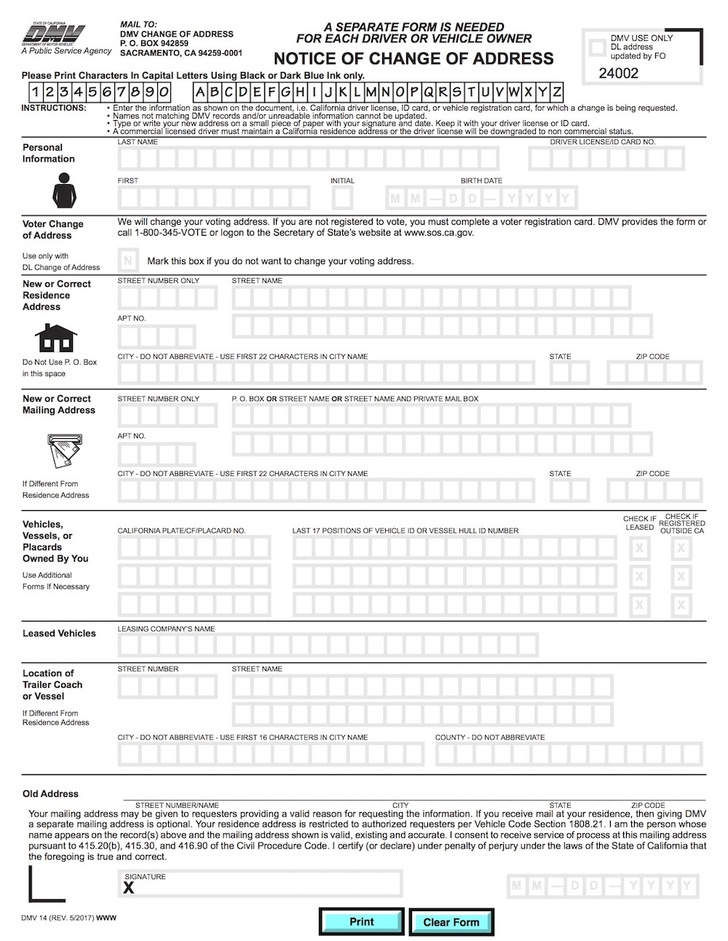
#> input picture Exercises #3/Image Alignment/images/form.jpg, 728 x 941 px, shrunk from 1000 x 1293 before the run
$ jupyter execute Image_Alignment.ipynb
#> lines starting #> are read from the running program, lines starting #| are printed output that depends on the picture
# Document Alignment
### Complete # TODO

[cell 1]
import os
import cv2
import numpy as np
import matplotlib.pyplot as plt

## Step 1: Read Tempalate and Scanned Image

[cell 2]
refFilename = os.path.join("images", "form.jpg")

im1 = cv2.imread(refFilename, cv2.IMREAD_COLOR)
#> im1 is the input picture: shape (941, 728, 3); mean B, G, R 237.2, 237.3, 237

im1 = cv2.cvtColor(im1, cv2.COLOR_BGR2RGB)

imFilename = os.path.join("images", "scanned-form.jpg")

im2 = cv2.imread(imFilename, cv2.IMREAD_COLOR)
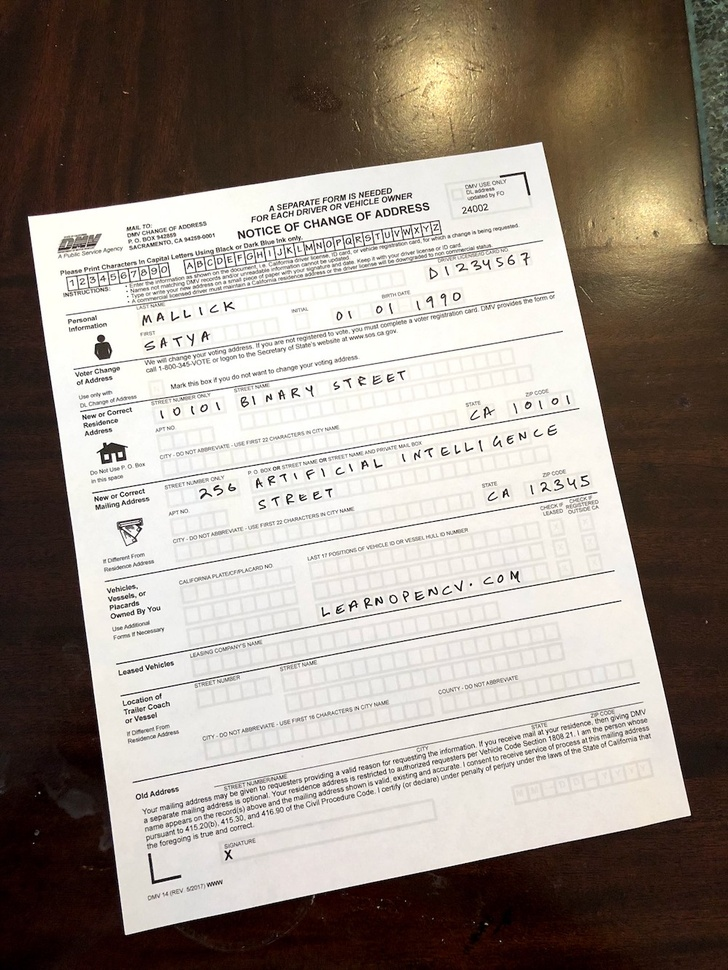
#> input picture Exercises #3/Image Alignment/images/scanned-form.jpg, 728 x 970 px, shrunk from 1000 x 1333 before the run
#> im2 is the input picture: shape (970, 728, 3); mean B, G, R 135.9, 144.8, 154.5

im2 = cv2.cvtColor(im2, cv2.COLOR_BGR2RGB)

This Python code snippet loads two images, likely a reference image and another to be processed or compared.
It first defines the path for a reference image ("form.jpg") and loads it in color using OpenCV.
This first image is then converted from OpenCV's default BGR color space to RGB.
Similarly, it defines a path for a second image ("scanned-form.jpg") and loads it in color.
This second image also undergoes color conversion from BGR to RGB.

[cell 3]
plt.figure(figsize=(14, 7))
plt.subplot(1, 2, 1)
plt.imshow(im1)
plt.title('Reference Image')
plt.axis("off")
plt.subplot(1, 2, 2)
plt.imshow(im2)
plt.title('Image to Align')
plt.axis("off")
plt.show()
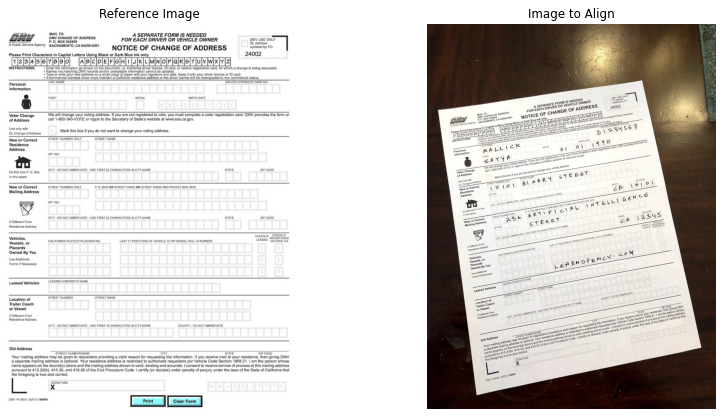
#> figure drawn by matplotlib, 2 panels

This Python code uses Matplotlib to display two images, `im1` and `im2`, side-by-side.
It first creates a new figure, setting its overall display size to 14x7 inches.
The first subplot displays `im1` (presumably the reference image) with the title 'Reference Image' and axes turned off.
The second subplot shows `im2` (the image to align) with the title 'Image to Align', also with its axes off.
Finally, `plt.show()` renders the figure, presenting both images for comparison.

## Step 2: Find keypoints in both Images

Think of keypoints as corner points that are stable under image transformations

[cell 4]
im1_gray = cv2.cvtColor(im1, cv2.COLOR_RGB2GRAY)
im2_gray = cv2.cvtColor(im2, cv2.COLOR_RGB2GRAY)
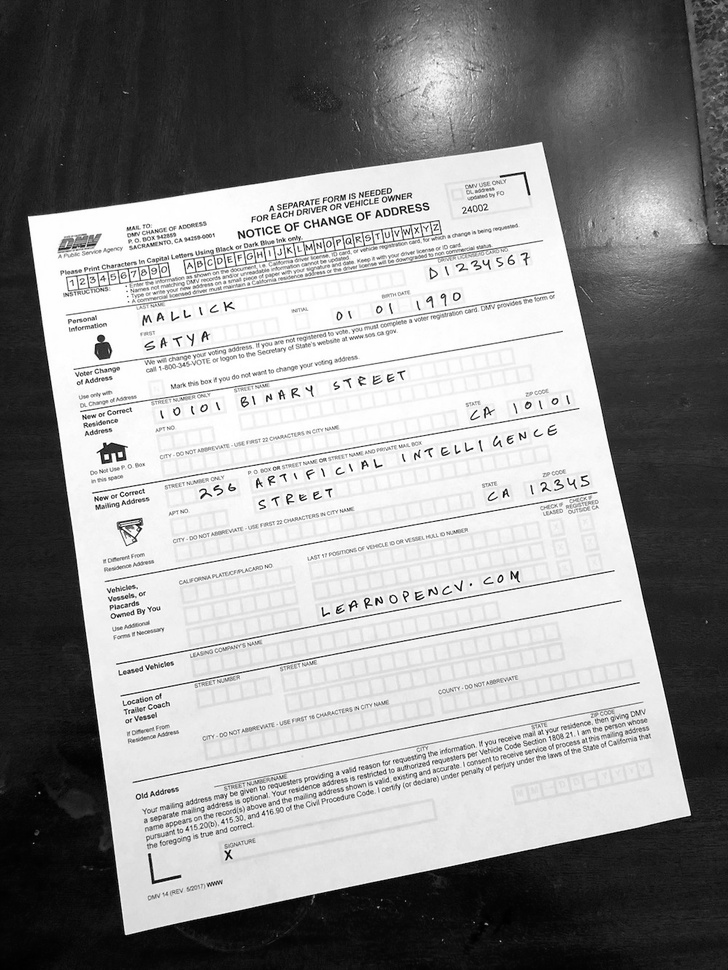
#> im2_gray: shape (970, 728); min 0, max 255, mean 146.7

MAX_NUM_FEATURES = 500
orb = cv2.ORB_create(MAX_NUM_FEATURES)
keypoints1, descriptors1 = orb.detectAndCompute(im1_gray, None)
#> keypoints1 = 500 keypoints; strongest (x, y, size): (360, 58, 31), (356, 53, 31), (292, 56, 37.2), (378, 61, 31)
keypoints2, descriptors2 = orb.detectAndCompute(im2_gray, None)
#> keypoints2 = 500 keypoints; strongest (x, y, size): (429, 590, 31), (582, 477, 31), (353, 601, 31), (285, 226, 31)

This Python code snippet prepares two images for feature-based alignment or comparison.
It first converts both previously loaded RGB images, `im1` and `im2`, to their grayscale representations.
An ORB (Oriented FAST and Rotated BRIEF) feature detector is then initialized, configured to find up to 500 features.
The ORB detector processes the first grayscale image (`im1_gray`) to find distinctive keypoints and compute their descriptors.
Similarly, it detects keypoints and computes descriptors for the second grayscale image (`im2_gray`).

[cell 5]
im1_display = cv2.drawKeypoints(
    im1,
    keypoints1,
    outImage=np.array([]),
    color=(255, 0, 0),
    flags=cv2.DRAW_MATCHES_FLAGS_DRAW_RICH_KEYPOINTS,
)
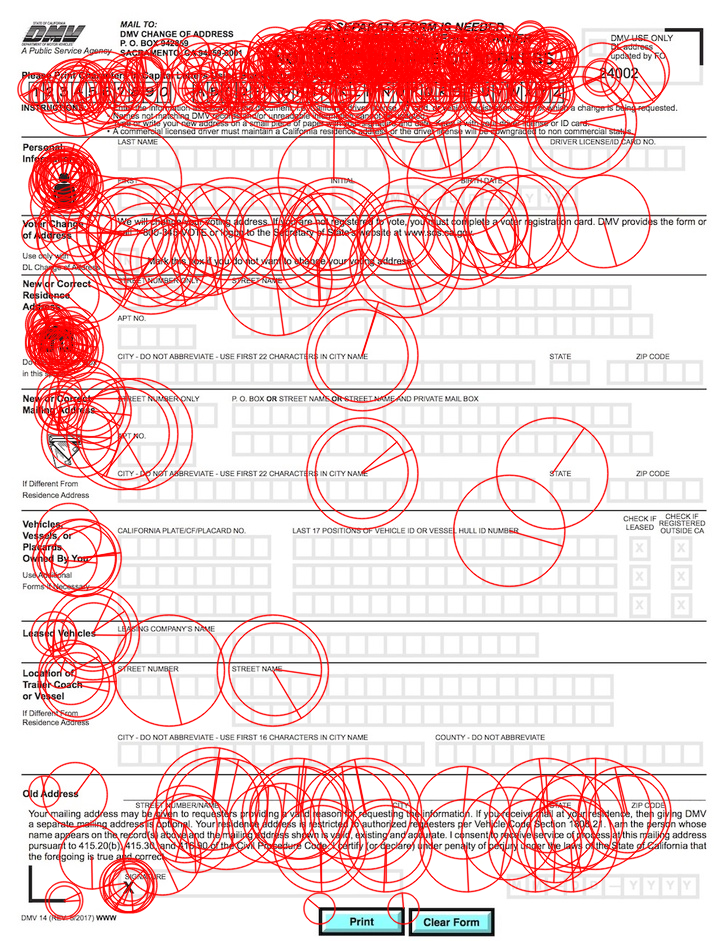
#> im1_display: shape (941, 728, 3); mean R, G, B 241.1, 209.5, 209.5

im2_display = cv2.drawKeypoints(
    im2,
    keypoints2,
    outImage=np.array([]),
    color=(255, 0, 0),
    flags=cv2.DRAW_MATCHES_FLAGS_DRAW_RICH_KEYPOINTS,
)
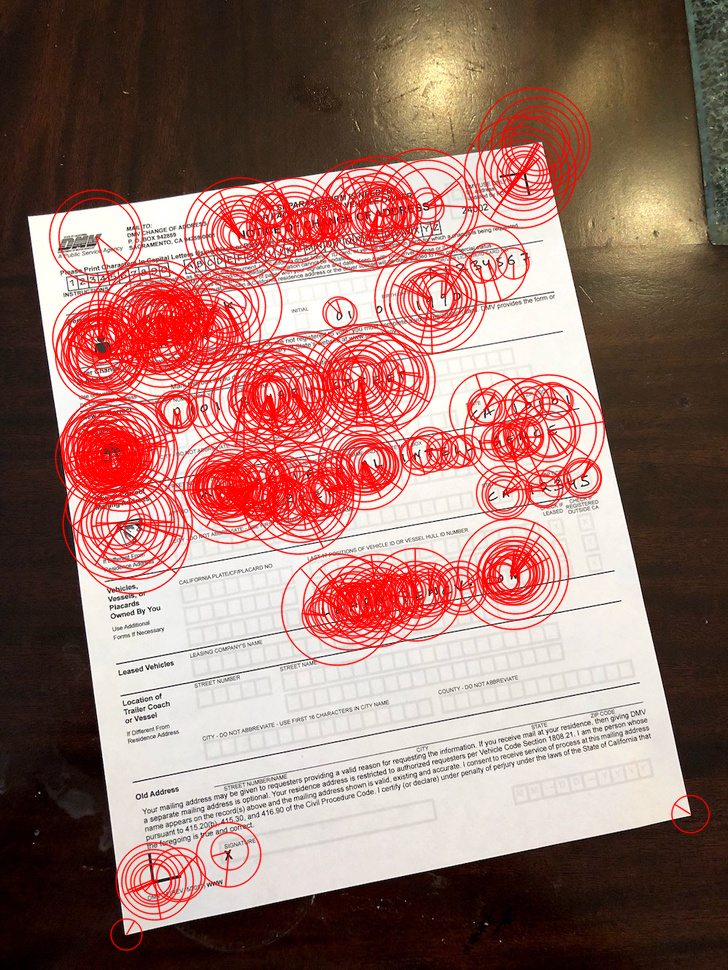
#> im2_display: shape (970, 728, 3); mean R, G, B 158.1, 117.4, 109

plt.figure(figsize=(14, 7))
plt.subplot(1, 2, 1)
plt.imshow(im1_display)
plt.title('Reference Image Keypoints')
plt.axis("off")
plt.subplot(1, 2, 2)
plt.imshow(im2_display)
plt.title('Image to Align Keypoints')
plt.axis("off")
plt.show()

This Python code visualizes the keypoints detected earlier on two separate images.
It uses `cv2.drawKeypoints` to draw the `keypoints1` onto the original `im1`, creating `im1_display` with rich keypoint visualization.
Similarly, `keypoints2` are drawn onto `im2` to produce `im2_display`.
Matplotlib is then used to create a figure with two subplots side-by-side.
The first subplot shows `im1_display` titled 'Reference Image Keypoints', and the second shows `im2_display` titled 'Image to Align Keypoints', both with axes off, before displaying the plot.

## Step 3 : Match keypoints in the two image

[cell 6]
matcher = cv2.DescriptorMatcher_create(cv2.DESCRIPTOR_MATCHER_BRUTEFORCE_HAMMING)

matches = list(matcher.match(descriptors1, descriptors2, None))
#> matches = 500 matches

matches.sort(key=lambda x: x.distance, reverse=False)

numGoodMatches = int(len(matches) * 0.1)
#> numGoodMatches = 50

matches = matches[:numGoodMatches]
#> matches = 50 matches

This Python code snippet matches feature descriptors previously computed for two images.
It creates a Brute-Force Hamming descriptor matcher, which is suitable for ORB descriptors (`descriptors1`, `descriptors2`).
The `match` method is then called to find the correspondences between the two sets of descriptors.
These matches are sorted based on their distance, with smaller distances indicating better matches.
Finally, it selects only the top 10% of these matches, considering them as the most reliable or "good" matches.

[cell 7]
im_matches = cv2.drawMatches(im1, keypoints1, im2, keypoints2, matches, None)
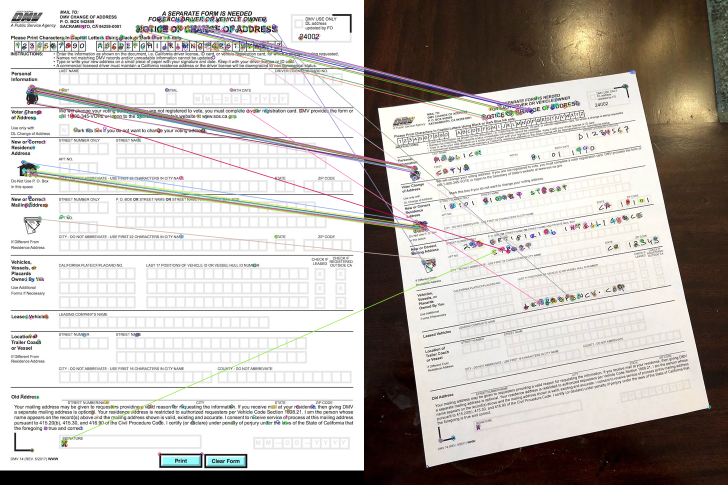
#> im_matches: shape (970, 1456, 3) (shown at 1/2 size); mean R, G, B 190.2, 185.2, 180.6

plt.figure(figsize=(20, 10))
plt.imshow(im_matches)
plt.title('Top Matches')
plt.axis("off")
plt.show()

This Python code visualizes the "good" feature matches found between two images, `im1` and `im2`.
It uses `cv2.drawMatches` to create a new image, `im_matches`, which displays `im1` and `im2` side-by-side, with lines drawn connecting the corresponding `matches` (keypoints).
Matplotlib is then used to set up a figure with a specified large size for better viewing.
The `im_matches` image, showing these connections, is rendered using `plt.imshow`.
Finally, it adds the title 'Top Matches', turns off the axes, and displays the resulting visualization.

## Step 4:  Find Homography

[cell 8]
points1 = np.zeros((len(matches), 2), dtype=np.float32)
#> points1 = 50 pairs, first value 0 to 0, second value 0 to 0
points2 = np.zeros((len(matches), 2), dtype=np.float32)
#> points2 = 50 pairs, first value 0 to 0, second value 0 to 0

for i, match in enumerate(matches):
    points1[i, :] = keypoints1[match.queryIdx].pt
    points2[i, :] = keypoints2[match.trainIdx].pt
#> this loop made 50 passes
#> after the loop, points1 = 50 pairs, first value 47.52 to 551.5, second value 53.28 to 882.7; points2 = 50 pairs, first value 96 to 414.7, second value 218 to 605.5

h, mask = cv2.findHomography(points2, points1, cv2.RANSAC)
#> h = [[1.4, -0.202, -5.28], [0.223, 1.54, -354.2], [-0.000104, 0.000204, 1]]; mask = 50 values, max 1 at index 0, min 0 at index 13, mean 0.62

This Python code extracts the coordinates of matched keypoints and then computes a homography matrix.
It initializes two NumPy arrays, `points1` and `points2`, to store the (x, y) locations of these keypoints.
The code iterates through the `matches` (previously found good matches), populating these arrays with the corresponding point coordinates from `keypoints1` and `keypoints2`.
`cv2.findHomography` is then used to calculate the perspective transformation matrix `h` that maps `points2` to `points1`.
The RANSAC method is employed to make the homography estimation robust to outliers.

## Step 5: Warp image

[cell 9]
height, width, channels = im1.shape
#> height = 941; width = 728; channels = 3
im2_reg = cv2.warpPerspective(im2, h, (width, height))
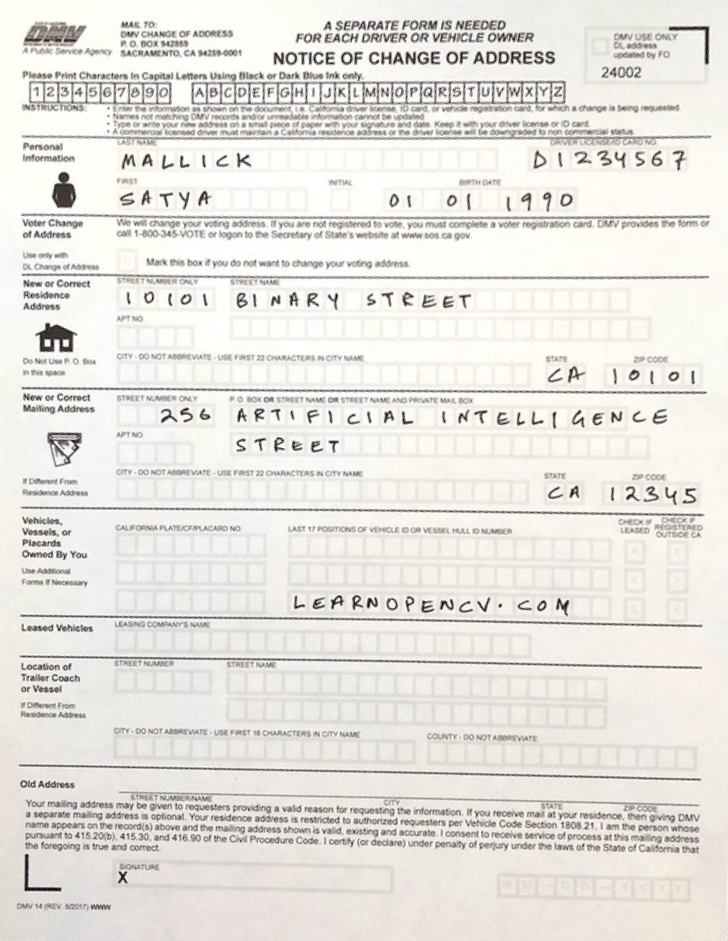
#> im2_reg: shape (941, 728, 3); mean R, G, B 230.6, 227.9, 222.9

plt.figure(figsize=(14, 7))
plt.subplot(1, 2, 1)
plt.imshow(im1)
plt.title('Reference Image')
plt.axis("off")
plt.subplot(1, 2, 2)
plt.imshow(im2_reg)
plt.title('Aligned Image')
plt.axis("off")
plt.show()
